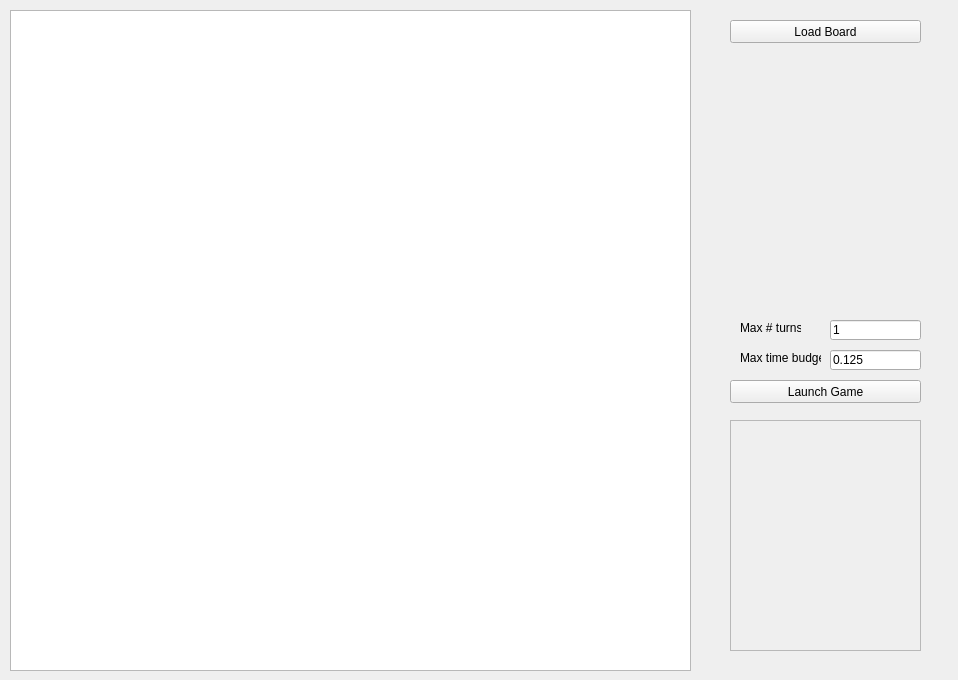
<?xml version="1.0" encoding="UTF-8"?>
<ui version="4.0">
 <class>MainWindow</class>
 <widget class="QWidget" name="MainWindow">
  <property name="geometry">
   <rect>
    <x>0</x>
    <y>0</y>
    <width>958</width>
    <height>680</height>
   </rect>
  </property>
  <property name="windowTitle">
   <string>Form</string>
  </property>
  <widget class="QGraphicsView" name="chessboardView">
   <property name="geometry">
    <rect>
     <x>10</x>
     <y>10</y>
     <width>681</width>
     <height>661</height>
    </rect>
   </property>
  </widget>
  <widget class="QPushButton" name="loadBoardButton">
   <property name="geometry">
    <rect>
     <x>730</x>
     <y>20</y>
     <width>191</width>
     <height>23</height>
    </rect>
   </property>
   <property name="text">
    <string>Load Board</string>
   </property>
  </widget>
  <widget class="QWidget" name="verticalLayoutWidget">
   <property name="geometry">
    <rect>
     <x>730</x>
     <y>60</y>
     <width>191</width>
     <height>241</height>
    </rect>
   </property>
   <layout class="QVBoxLayout" name="playersList"/>
  </widget>
  <widget class="QPushButton" name="launchGameButton">
   <property name="geometry">
    <rect>
     <x>730</x>
     <y>380</y>
     <width>191</width>
     <height>23</height>
    </rect>
   </property>
   <property name="text">
    <string>Launch Game</string>
   </property>
  </widget>
  <widget class="QScrollArea" name="systemMessagesBox">
   <property name="geometry">
    <rect>
     <x>730</x>
     <y>420</y>
     <width>191</width>
     <height>231</height>
    </rect>
   </property>
   <property name="horizontalScrollBarPolicy">
    <enum>Qt::ScrollBarAlwaysOff</enum>
   </property>
   <property name="widgetResizable">
    <bool>true</bool>
   </property>
   <widget class="QWidget" name="systemMessagesBoxContents">
    <property name="enabled">
     <bool>true</bool>
    </property>
    <property name="geometry">
     <rect>
      <x>0</x>
      <y>0</y>
      <width>189</width>
      <height>229</height>
     </rect>
    </property>
    <property name="sizePolicy">
     <sizepolicy hsizetype="Expanding" vsizetype="Expanding">
      <horstretch>0</horstretch>
      <verstretch>0</verstretch>
     </sizepolicy>
    </property>
    <widget class="QWidget" name="verticalLayoutWidget_2">
     <property name="geometry">
      <rect>
       <x>-1</x>
       <y>-1</y>
       <width>191</width>
       <height>231</height>
      </rect>
     </property>
     <layout class="QVBoxLayout" name="systemMessagesLayout"/>
    </widget>
   </widget>
  </widget>
  <widget class="QLineEdit" name="timeBudgetInput">
   <property name="geometry">
    <rect>
     <x>830</x>
     <y>350</y>
     <width>91</width>
     <height>20</height>
    </rect>
   </property>
   <property name="text">
    <string>0.125</string>
   </property>
  </widget>
  <widget class="QLineEdit" name="maxTurnBudget">
   <property name="geometry">
    <rect>
     <x>830</x>
     <y>320</y>
     <width>91</width>
     <height>20</height>
    </rect>
   </property>
   <property name="text">
    <string>1</string>
   </property>
  </widget>
  <widget class="QLabel" name="label">
   <property name="geometry">
    <rect>
     <x>740</x>
     <y>320</y>
     <width>61</width>
     <height>16</height>
    </rect>
   </property>
   <property name="text">
    <string>Max # turns</string>
   </property>
  </widget>
  <widget class="QLabel" name="label_2">
   <property name="geometry">
    <rect>
     <x>740</x>
     <y>350</y>
     <width>81</width>
     <height>16</height>
    </rect>
   </property>
   <property name="text">
    <string>Max time budget</string>
   </property>
  </widget>
 </widget>
 <resources/>
 <connections/>
</ui>
